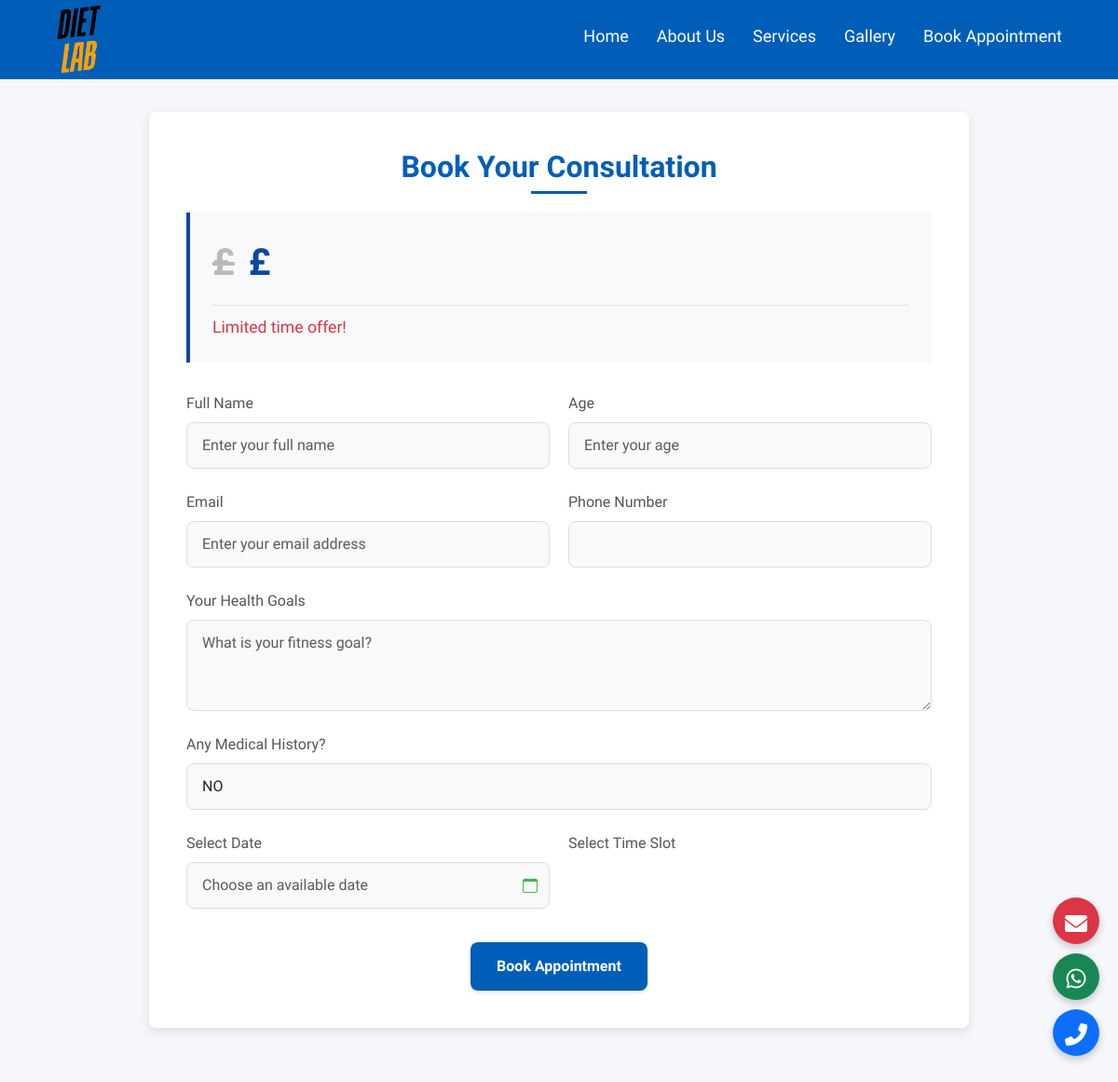
The app's page /contact/, older data.
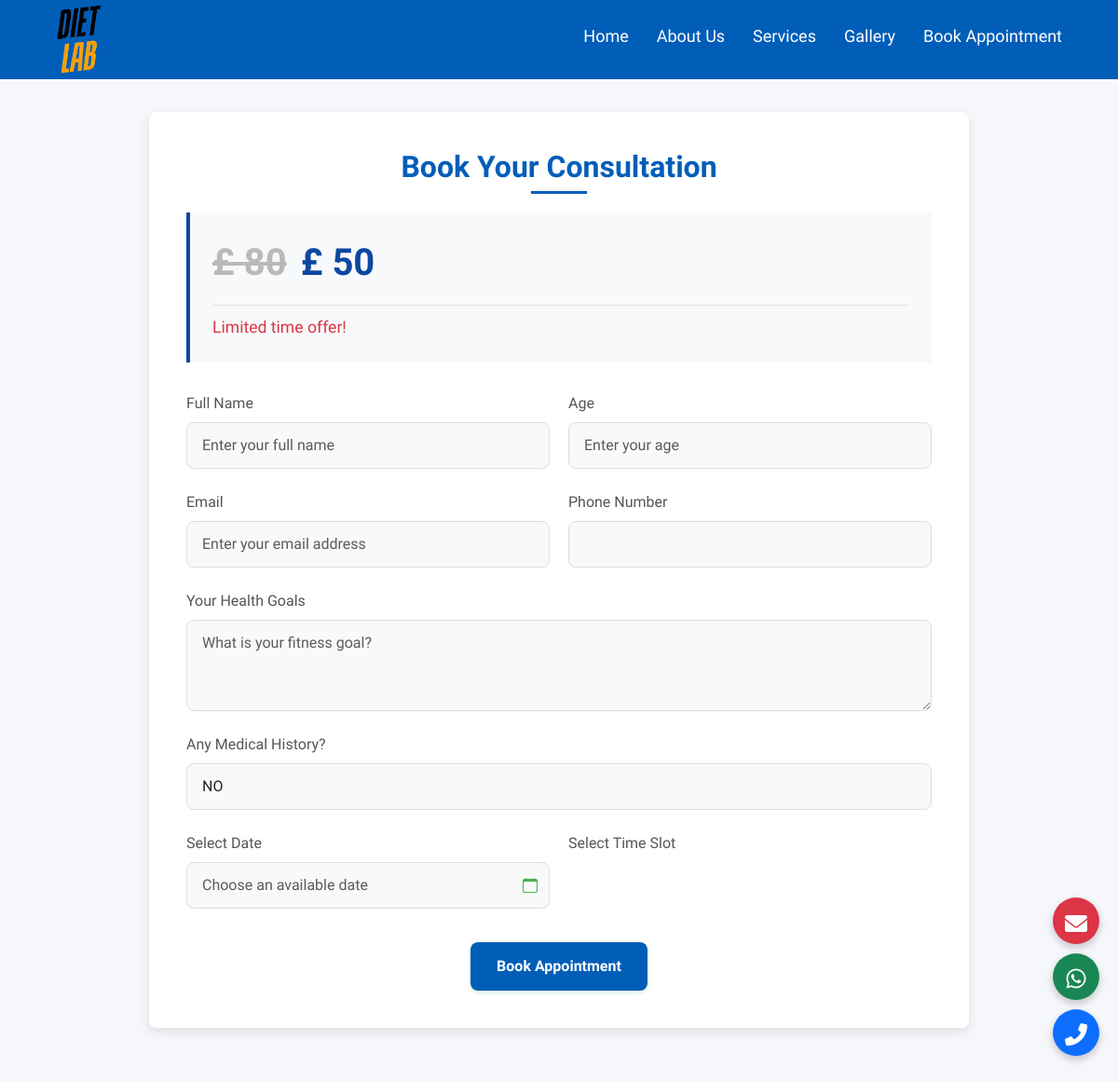
The same page, newer data.
### app/models.py (models this page shows, shortened)
class AppointmentPrice(models.Model):
    offer_price = models.DecimalField(max_digits=10, decimal_places=0)
    actual_price = models.DecimalField(max_digits=10, decimal_places=0)
    updated_on = models.DateTimeField(auto_now=True)

### app/views.py (the view)
# urls.py: path("contact/", views.ContactUs_view, name="contact"),
def ContactUs_view(request):
    prices = AppointmentPrice.objects.last()
    if request.method == "POST":
        form = ContactUs_Form(request.POST)
        if form.is_valid():
            time_slot = form.cleaned_data.get('time')
            if not time_slot.is_available:
                messages.error(request, "Sorry, this time slot has just been booked. Please choose another time.")
                return render(request, "contact.html", {"form": form})
            instance = form.save(commit=False)
            instance.price = prices
            amount = int(prices.offer_price * 100)  # Stripe expects amount in pence (not paise for GBP)
            instance.save()
            request.session['contact_id'] = instance.id  # store in session for webhook
            checkout_session = stripe.checkout.Session.create(
                payment_method_types=['card'],
                line_items=[{
                    'price_data': {
                        'currency': 'gbp',
                        'product_data': {
                            'name': f'Consultation with {instance.name}',
                        },
                        'unit_amount': amount,
                    },
                    'quantity': 1,
                }],
                mode='payment',
                success_url=request.build_absolute_uri('/payment/success/'),
                cancel_url=request.build_absolute_uri('/payment/cancel/'),
                metadata={
                    "contact_id": instance.id
                }
            )
            return redirect(checkout_session.url, code=303)
    else:
        form = ContactUs_Form()
    return render(request, "contact.html", {"form": form, "price": prices})

### app/templates/contact.html (shortened to what this page needs)
{% extends 'base.html' %}
{% load static %}
{% block main_block %}
<link rel="stylesheet" href="{% static 'css/contact.css' %}">
<link rel="stylesheet" href="https://cdn.jsdelivr.net/npm/flatpickr/dist/flatpickr.min.css">
<link rel="stylesheet" href="https://cdnjs.cloudflare.com/ajax/libs/intl-tel-input/17.0.13/css/intlTelInput.css">
<div class="contact-container">
    <div class="contact-container">
        <div class="contact-wrapper">
            <div class="contact-form">
                <h2>Book Your Consultation</h2>
                <div class="pricing-banner-section">
                    <div class="pricing-banner">
                        <div class="price-text">
                            <div class="price-bg">£ {{price.actual_price}}</div>
                            <div class="price-actual">£ {{price.offer_price}}</div>
                        </div>
                        <div class="offer-tag">Limited time offer!</div>
                    </div>
                </div>
                <form method="POST">
                    <div class="form-row">
                        <div class="form-col">
                            <div class="form-group">
                                <label for="{{ form.name.id_for_label }}">Full Name</label>
                                {{ form.name }}
                            </div>
                        </div>
                        <div class="form-col">
                            <div class="form-group">
                                <label for="{{ form.age.id_for_label }}">Age</label>
                                {{ form.age }}
                            </div>
                        </div>
                    </div>
                    <div class="form-row">
                        <div class="form-col">
                            <div class="form-group">
                                <label for="{{ form.email.id_for_label }}">Email</label>
                                {{ form.email }}
                            </div>
                        </div>
                        <div class="form-col">
                            <div class="form-group">
                                <label for="{{ form.phone.id_for_label }}">Phone Number</label>
                                {{ form.phone }}
                            </div>
                        </div>
                    </div>
                    <div class="form-group">
                        <label for="{{ form.goal.id_for_label }}">Your Health Goals</label>
                        {{ form.goal }}
                    </div>
                    <div class="form-group">
                        <div class="form-group">
                            <label for="{{ form.any_medical_history.id_for_label }}">Any Medical History?</label>
                            {{ form.any_medical_history }}
                        </div>
                    </div>
                    <div class="form-row">
                        <div class="form-col">
                            <div class="mb-3">
                                <label for="date-picker" class="form-label">Select Date</label>
                                <input type="text" id="date-picker" class="form-control"
                                    placeholder="Choose an available date">
                            </div>
                        </div>
                        <div class="form-col">
                            <label class="form-label">Select Time Slot</label>
                        </div>
                    </div>
                    <button type="submit" class="submit-btn mx-auto d-flex justify-content-center">Book
                        Appointment</button>
                </form>
            </div>
        </div>
    </div>
    {% endblock %}

### app/templates/base.html (shortened to what this page needs)
<!DOCTYPE html>
{%load static%}
<html lang="en">
<head>
    <link rel="stylesheet" href="https://cdnjs.cloudflare.com/ajax/libs/font-awesome/6.0.0-beta3/css/all.min.css">
    <link rel="stylesheet" href="https://cdn.jsdelivr.net/npm/bootstrap-icons@1.10.5/font/bootstrap-icons.css">
    <link href="https://cdn.jsdelivr.net/npm/bootstrap@5.3.3/dist/css/bootstrap.min.css" rel="stylesheet"
>
    <link rel="stylesheet" href="{% static 'css/base.css' %}">
    <link href="https://unpkg.com/aos@2.3.1/dist/aos.css" rel="stylesheet">
</head>
<body>
    <nav class="navbar">
        <a href="{% url 'home' %}" class="logo">
            <img src="{% static 'images/dietlab_logo.png' %}" alt="Logo">
        </a>
        <ul class="nav-links mt-2">
            <li><a href="{% url 'home' %}">Home</a></li>
            <li><a href="{% url 'about' %}">About Us</a></li>
            <li><a href="{% url 'service' %}">Services</a></li>
            <li><a href="{% url 'gallery' %}">Gallery</a></li>
            <li><a href="{% url 'contact' %}">Book Appointment</a></li>
        </ul>
    </nav>
    <div class="fixed-contact-buttons">
        <a href="https://mail.google.com/mail/?view=cm&fs=1&to=priya05uk@gmail.com"
            class="mail-btn bg-danger d-none d-md-inline-block pulse-mail">
            <i class="fas fa-envelope text-white d-flex justify-content-center mt-3"></i>
        </a>
        <a href="https://wa.me/447356252225" target="_blank" class="whatsapp-btn bg-success pulse-whatsapp">
            <i class="fab fa-whatsapp text-white d-flex justify-content-center mt-1"></i>
        </a>
        <a href="tel:+447356252225" class="phone-btn bg-primary pulse-phone">
            <i class="fas fa-phone-alt text-white d-flex justify-content-center mt-1"></i>
        </a>
    </div>
    {%block main_block%}
    {%endblock%}
</body>
</html>

### static/css/base.css (style rules this page uses)
body { font-family: 'Barlow Condensed', sans-serif; margin: 0; padding: 0; box-sizing: border-box; }
.navbar { font-family: 'Barlow Condensed', sans-serif; background-color: #005eb8; position: fixed; top: 0; left: 0; width: 100%; padding: 5px 5%; display: flex; justify-content: space-between; align-items: center; z-index: 1000; transition: background-color 0.8s ease; }
.logo img { height: 75px; width: auto; }
.nav-links { display: flex; gap: 30px; list-style: none; }
.nav-links a { color: rgb(255, 255, 255); text-decoration: none; font-weight: 500; font-size: 18px; position: relative; transition: color 0.3s ease; }
.nav-links a::after { content: ''; position: absolute; width: 0; height: 2px; bottom: -5px; left: 0; background-color: #ffffff; transition: width 0.3s ease; }
.fixed-contact-buttons { position: fixed; bottom: 30px; right: 20px; z-index: 9999; display: flex; flex-direction: column; gap: 10px; }
.fixed-contact-buttons a { display: flex; align-items: center; justify-content: center; width: 50px; height: 50px; color: #fff; font-size: 24px; border-radius: 50%; box-shadow: 0 4px 8px rgba(0, 0, 0, 0.2); transition: all 0.3s ease-in-out; text-decoration: none; }
.whatsapp-btn { background-color: #25D366; }
.pulse-mail { animation: beep 2s ease-in-out infinite; color: red; }
.pulse-whatsapp { animation: beep 2s ease-in-out infinite; color: green; }
.pulse-phone { animation: beep 2s ease-in-out infinite; color: blue; }

### static/css/contact.css (style rules this page uses)
:root { --primary-color: #005eb8; --primary-dark: #005eb8; --secondary-color: #f8f9fa; --text-color: #333; --border-radius: 8px; --box-shadow: 0 4px 12px rgba(0,0,0,0.1); --transition: all 0.3s ease; }
body { font-family: 'Barlow Condensed', sans-serif; color: var(--text-color); background-color: #f5f7fa; margin-top: 120px; }
.contact-container { max-width: 900px; margin: 80px auto 60px; padding: 0 5px; }
.contact-wrapper { background-color: white; border-radius: var(--border-radius); box-shadow: var(--box-shadow); overflow: hidden; display: flex; flex-direction: column; }
.contact-form { padding: 40px; }
.contact-form h2 { margin-top: 0; margin-bottom: 30px; color: var(--primary-color); font-weight: 600; text-align: center; position: relative; }
.contact-form h2:after { content: ''; position: absolute; bottom: -10px; left: 50%; transform: translateX(-50%); height: 3px; width: 60px; background-color: var(--primary-color); }
.form-group { margin-bottom: 25px; }
.form-group label { display: block; margin-bottom: 8px; font-weight: 500; color: #555; }
input[type="text"], input[type="email"], input[type="tel"], input[type="number"], select, textarea { width: 100%; padding: 12px 16px; border: 1px solid #ddd; border-radius: var(--border-radius); font-size: 16px; transition: var(--transition); background-color: #f9f9f9; }
textarea { resize: vertical; min-height: 100px; }
.submit-btn { background-color: var(--primary-color); color: white; border: none; padding: 14px 28px; border-radius: var(--border-radius); font-size: 16px; font-weight: 600; cursor: pointer; transition: var(--transition); box-shadow: 0 2px 5px rgba(76, 175, 80, 0.2); margin-top: 20px; }
#date-picker { background-repeat: no-repeat; background-position: right 12px center; padding-right: 40px; cursor: pointer; }
.mb-3 { margin-bottom: 20px; }
.form-label { display: block; margin-bottom: 8px; font-weight: 500; color: #555; }
.form-control { width: 100%; padding: 12px 16px; border: 1px solid #ddd; border-radius: var(--border-radius); font-size: 16px; transition: var(--transition); background-color: #f9f9f9; }
.form-row { display: flex; gap: 20px; margin-bottom: 0; }
.form-col { flex: 1; }
.form-group { position: relative; margin-bottom: 1.5rem; }
.pricing-banner { position: relative; margin-bottom: 2rem; padding: 1.5rem; background: #f8f9fa; border-left: 4px solid #0D47A1; display: flex; flex-direction: column; gap: 10px; }
.price-text { display: flex; align-items: center; gap: 15px; }
.price-bg { font-size: 2.5rem; font-weight: bold; color: #9e9e9e; text-decoration: line-through; opacity: 0.7; }
.price-actual { font-size: 2.5rem; font-weight: bold; color: #0D47A1; }
.offer-tag { color: #dc3545; font-weight: 500; font-size: 1.1rem; margin: 5px 0 0 0; border-top: 1px solid #dee2e6; padding-top: 10px; }

Row changes from the older to the newer data that the page shows:
added AppointmentPrice: actual_price "80", offer_price "50"
